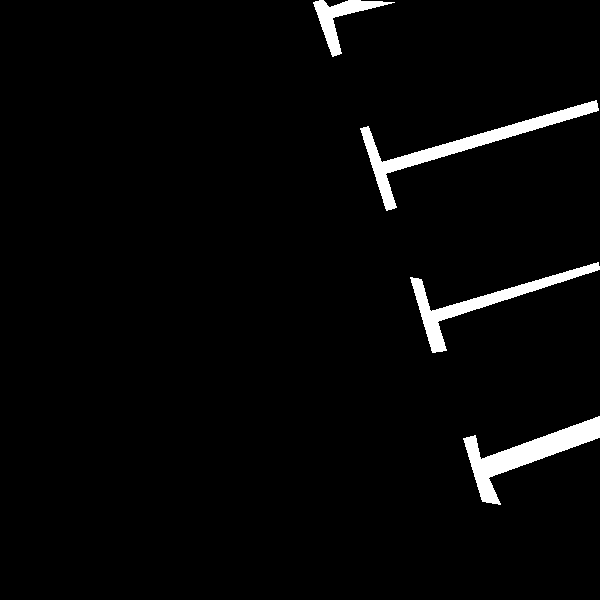
#> input picture data/20161102-161.png, 600 x 600 px
$ python gen_parklot.py
#> lines starting #> are read from the running program, lines starting #| are printed output that depends on the picture; after the words box and inside, x2 and y2 are one past the last pixel; in counts of white or black regions, pixels touching at a corner belong together
# -*- coding: utf-8 -*-
"""
Created on Thu Oct 16 13:27:08 2025

@author: guweihua
"""
import cv2
import os
import random
import numpy as np
from image_shape_change import apply_distortion_fast, apply_wavy_squeeze_fast, apply_distortion
from image_color_change import change_slot_color
import matplotlib.pyplot as plt


def gen_single_rectparklot_mask( size = (50,100), lin_width = 10 , slot_type = 'half_closed_vertical'  ):
    #position = (c_x, c_y, angle)
    #size = (w,h)

    bg_width = size[0]
    bg_height = size[1]
    slot_image =  np.ones((bg_height, bg_width,  3), dtype=np.uint8) * 255
    #slot_type ='corner'

    if slot_type =='closed':
        pt0_out = (0,0)
        pt1_out = (bg_width,0)
        pt2_out = (bg_width, bg_height)
        pt3_out = (0, bg_height)

        pt0_inner = (lin_width, lin_width)
        pt1_inner = (bg_width - lin_width , lin_width)
        pt2_inner = (bg_width - lin_width , bg_height - lin_width)
        pt3_inner = (lin_width, bg_height- lin_width)

        pts_inner = np.array([pt0_inner, pt1_inner, pt2_inner, pt3_inner], np.int32)
        pts_inner = pts_inner.reshape((-1, 1, 2))
        img_with_polygon = cv2.fillPoly(slot_image, [pts_inner],  color=(0,0,0))


    elif slot_type == 'half_closed_vertical':
        #
        half_len = bg_width // 4
        pt0_out = (0,0)
        pt1_out = (bg_width,0)
        pt2_out = (bg_width, bg_height)
        pt3_out = (0, bg_height)

        pt0_inner = (lin_width, lin_width)
        pt1_inner = (bg_width - lin_width , lin_width)
        pt2_inner = (bg_width - lin_width , bg_height - lin_width)
        pt3_inner = (lin_width, bg_height- lin_width)
        pts_inner = np.array([pt0_inner, pt1_inner, pt2_inner, pt3_inner], np.int32)
        pts_inner = pts_inner.reshape((-1, 1, 2))
        img_with_polygon = cv2.fillPoly(slot_image, [pts_inner],  color=(0,0,0))

        pt0_inner1 = (half_len, 0)
        pt1_inner1 = ( bg_width - half_len , 0)
        pt2_inner1 = (bg_width - half_len   , bg_height - lin_width)
        pt3_inner1 = (half_len, bg_height- lin_width)
        pts_inner1 = np.array([pt0_inner1, pt1_inner1, pt2_inner1, pt3_inner1], np.int32)
        pts_inner1 = pts_inner1.reshape((-1, 1, 2))
        img_with_polygon = cv2.fillPoly(img_with_polygon, [pts_inner1],  color=(0,0,0))

    elif slot_type == 'half_closed_horizon':
        #
        half_len = bg_height // 4

        pt0_out = (0,0)
        pt1_out = (bg_width,0)
        pt2_out = (bg_width, bg_height)
        pt3_out = (0, bg_height)

        pt0_inner = (lin_width, lin_width)
        pt1_inner = (bg_width - lin_width , lin_width)
        pt2_inner = (bg_width - lin_width , bg_height - lin_width)
        pt3_inner = (lin_width, bg_height- lin_width)
        pts_inner = np.array([pt0_inner, pt1_inner, pt2_inner, pt3_inner], np.int32)
        pts_inner = pts_inner.reshape((-1, 1, 2))
        img_with_polygon = cv2.fillPoly(slot_image, [pts_inner],  color=(0,0,0))

        pt0_inner1 = (0, half_len)
        pt1_inner1 = (bg_width - lin_width, half_len)
        pt2_inner1 = (bg_width - lin_width,   bg_height - half_len  )
        pt3_inner1 = (0, bg_height - half_len)
        pts_inner1 = np.array([pt0_inner1, pt1_inner1, pt2_inner1, pt3_inner1], np.int32)
        pts_inner1 = pts_inner1.reshape((-1, 1, 2))
        img_with_polygon = cv2.fillPoly(img_with_polygon, [pts_inner1],  color=(0,0,0))

    elif slot_type == 'open':
        #U shape slot
        pt0_out = (0,0)
        pt1_out = (bg_width,0)
        pt2_out = (bg_width, bg_height)
        pt3_out = (0, bg_height)

        pt0_inner = (lin_width, 0)
        pt1_inner = (bg_width - lin_width , 0)
        pt2_inner = (bg_width - lin_width , bg_height - lin_width)
        pt3_inner = (lin_width, bg_height- lin_width)

        pts_inner = np.array([pt0_inner, pt1_inner, pt2_inner, pt3_inner], np.int32)
        pts_inner = pts_inner.reshape((-1, 1, 2))
        img_with_polygon = cv2.fillPoly(slot_image, [pts_inner],  color=(0,0,0))
    elif slot_type == 'open_horizon':
        #U shape slot
        pt0_out = (0,0)
        pt1_out = (bg_width,0)
        pt2_out = (bg_width, bg_height)
        pt3_out = (0, bg_height)

        pt0_inner = (0, lin_width)
        pt1_inner = (bg_width - lin_width , lin_width)
        pt2_inner = (bg_width - lin_width , bg_height - lin_width)
        pt3_inner = (0, bg_height- lin_width)

        pts_inner = np.array([pt0_inner, pt1_inner, pt2_inner, pt3_inner], np.int32)
        pts_inner = pts_inner.reshape((-1, 1, 2))
        img_with_polygon = cv2.fillPoly(slot_image, [pts_inner],  color=(0,0,0))
    elif slot_type == 'corner':
        #only corner
        half_len = bg_width // 4

        pt0_out = (0,0)
        pt1_out = (bg_width,0)
        pt2_out = (bg_width, bg_height)
        pt3_out = (0, bg_height)

        pt0_inner = (lin_width, lin_width)
        pt1_inner = (bg_width - lin_width , lin_width)
        pt2_inner = (bg_width - lin_width , bg_height - lin_width)
        pt3_inner = (lin_width, bg_height- lin_width)
        pts_inner = np.array([pt0_inner, pt1_inner, pt2_inner, pt3_inner], np.int32)
        pts_inner = pts_inner.reshape((-1, 1, 2))
        img_with_polygon = cv2.fillPoly(slot_image, [pts_inner],  color=(0,0,0))

        pt0_inner1 = (0, half_len)
        pt1_inner1 = (bg_width , half_len)
        pt2_inner1 = (bg_width ,   bg_height - half_len  )
        pt3_inner1 = (0,  bg_height - half_len)
        pts_inner1 = np.array([pt0_inner1, pt1_inner1, pt2_inner1, pt3_inner1], np.int32)
        pts_inner1 = pts_inner1.reshape((-1, 1, 2))
        img_with_polygon = cv2.fillPoly(img_with_polygon, [pts_inner1],  color=(0,0,0))

        pt0_inner1 = ( half_len, 0)
        pt1_inner1 = ( bg_width - half_len , 0)
        pt2_inner1 = ( bg_width - half_len  , bg_height )
        pt3_inner1 = ( half_len, bg_height)
        pts_inner1 = np.array([pt0_inner1, pt1_inner1, pt2_inner1, pt3_inner1], np.int32)
        pts_inner1 = pts_inner1.reshape((-1, 1, 2))
        img_with_polygon = cv2.fillPoly(img_with_polygon, [pts_inner1],  color=(0,0,0))

    slot_image = img_with_polygon
    return slot_image

def rotate_image(image, angle, center=None, scale=1.0):
    """
    旋转整张图像或指定中心点的图像部分。

    参数:
        image: 输入图像。
        angle: 旋转的角度，正值表示逆时针方向。
        center: 可选，旋转中心点 (x, y)。默认为图像的中心。
        scale: 缩放因子，默认为1.0，即不缩放。
    返回:
        rotated: 旋转后的图像。
    """
    # 获取图像尺寸
    (h, w) = image.shape[:2]

    if center is None:
        center = (w // 2, h // 2)

    # 获取旋转矩阵
    rotation_matrix = cv2.getRotationMatrix2D(center, angle, scale)

    # 计算新的边界尺寸
    abs_cos = abs(rotation_matrix[0, 0])
    abs_sin = abs(rotation_matrix[0, 1])

    # 计算新边界宽度和高度
    bound_w = int(h * abs_sin + w * abs_cos)
    bound_h = int(h * abs_cos + w * abs_sin)

    # 调整旋转矩阵以考虑平移
    rotation_matrix[0, 2] += bound_w / 2 - center[0]
    rotation_matrix[1, 2] += bound_h / 2 - center[1]

    # 应用仿射变换
    rotated = cv2.warpAffine(image, rotation_matrix, (bound_w, bound_h))

    return rotated

# [114 lines left out: functions gen_slantparklot_mask, random_crop_with_mask, gen_texture, mask_shape_augment, not called in this run]


def overlay_and_crop(background_img, overlay_img, x_offset, y_offset):
    """
    将小图叠加到大图上的指定位置，并裁剪超出大图边缘的部分。

    """
    # 读取背景图片和需要叠加的小图


    bg_height, bg_width = background_img.shape[:2]
    ov_height, ov_width = overlay_img.shape[:2]

    new_image = np.zeros(( bg_height *3, bg_width * 3, background_img.shape[2]))


    ba_ofx = bg_width
    ba_ofy = bg_height

    new_image[ba_ofy: ba_ofy + bg_height, ba_ofx:ba_ofx + bg_width ] = background_img

    new_image[ ba_ofy+ y_offset: ba_ofy + y_offset + ov_height,  ba_ofx + x_offset : ba_ofx + x_offset + ov_width ] = overlay_img

    out_image = new_image[ba_ofy: ba_ofy + bg_height, ba_ofx:ba_ofx + bg_width ]
    return out_image

def gen_slot_maskpsv(background_image):
    back_img = np.zeros_like(background_image )
    rect_img = np.zeros_like(background_image )

    bg_height, bg_width = background_image.shape[:2]
    slot_heigh = 500 // 2
    slot_width = 250 // 2
    slot_line_w = 20 // 2

    slot_num = bg_height // slot_width
    slot_positions = []
    offset_ = 10
    for i in range(slot_num):
        slot_position_x =  0  #-slot_heigh  // 3
        slot_position_y = i * (slot_width - slot_line_w) + offset_
        slot_positions.append([slot_position_x, slot_position_y])

    for position in slot_positions:
        slot_image = gen_single_rectparklot_mask( size = (slot_width,slot_heigh), lin_width = slot_line_w , slot_type = 'half_closed_vertical'  )
        slot_image = rotate_image(slot_image, -90)

        rect_img = overlay_and_crop(rect_img, slot_image,x_offset= position[0], y_offset= position[1])

    rect_img = rotate_image(rect_img, 15)

    out_img = overlay_and_crop (back_img, rect_img,x_offset= - bg_width //4, y_offset= 0  )

    return out_img

if __name__ == "__main__":
    img = cv2.imread('data/20161102-161.png')
#> img is the input picture: shape (600, 600, 3); values 0 (black) and 1 (white), 3.1% white; 4 white regions, box (x1, y1, x2, y2) and area: (360, 100, 599, 211) 3569, (463, 416, 600, 505) 3466, (410, 262, 600, 353) 2739, (313, 0, 395, 57) 1291
    bg_height, bg_width = img.shape[:2]
#> bg_height = 600; bg_width = 600
    #tes_img = cv2.resize(img, (bg_height //2, bg_width//2))
    #outimg = overlay_and_crop(img, tes_img, x_offset = 0, y_offset = 0)
    outimg =   gen_slot_maskpsv(img)
#> after the loop in gen_slot_maskpsv, `for position in slot_positions:`:
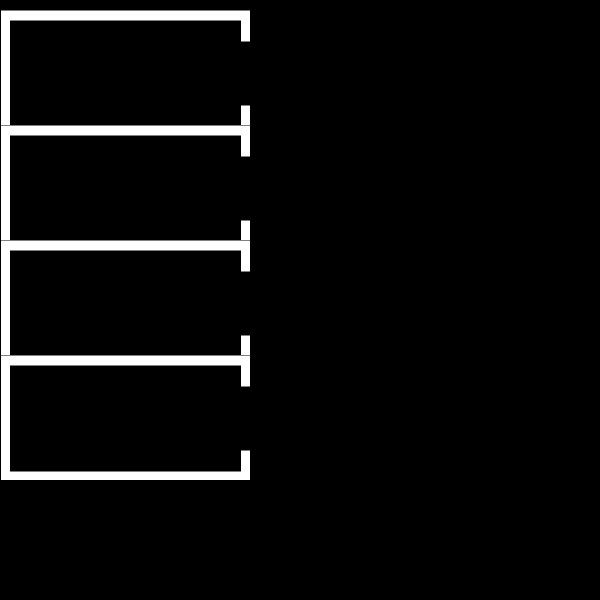
#> rect_img: shape (600, 600, 3) float64; min 0, max 255, mean 12.3
#> in rotate_image (call 5), `rotated = cv2.warpAffine(image, rotation_matrix, (bound_w, bound_h))`:
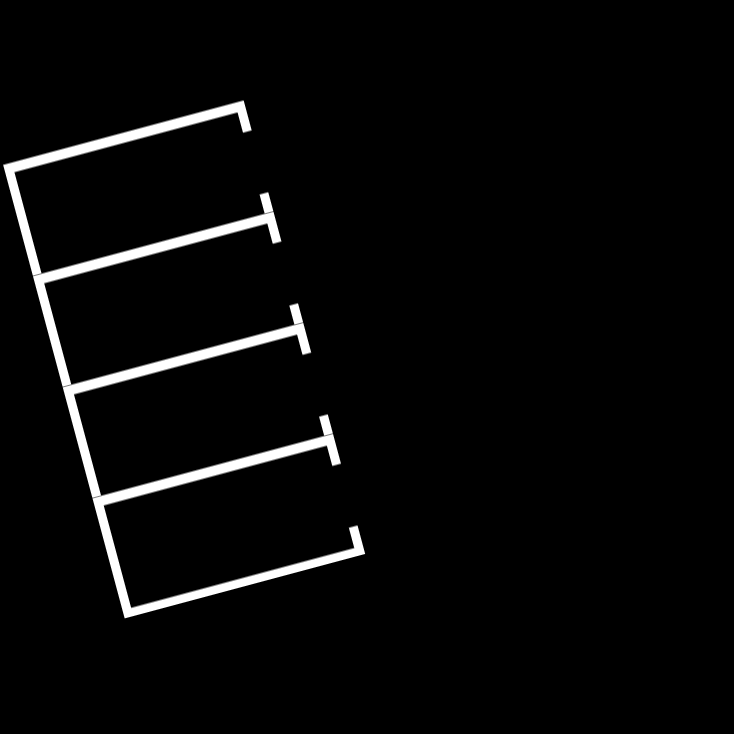
#> rotated: shape (734, 734, 3) float64; min 0, max 255, mean 8.2
#> in overlay_and_crop (call 5), `new_image[ba_ofy: ba_ofy + bg_height, ba_ofx:ba_ofx + bg_width ] = bac..`: new_image: shape (1800, 1800, 3) float64; every value is 0
#> in overlay_and_crop (call 5), `new_image[ ba_ofy+ y_offset: ba_ofy + y_offset + ov_height,  ba_ofx + ..`:
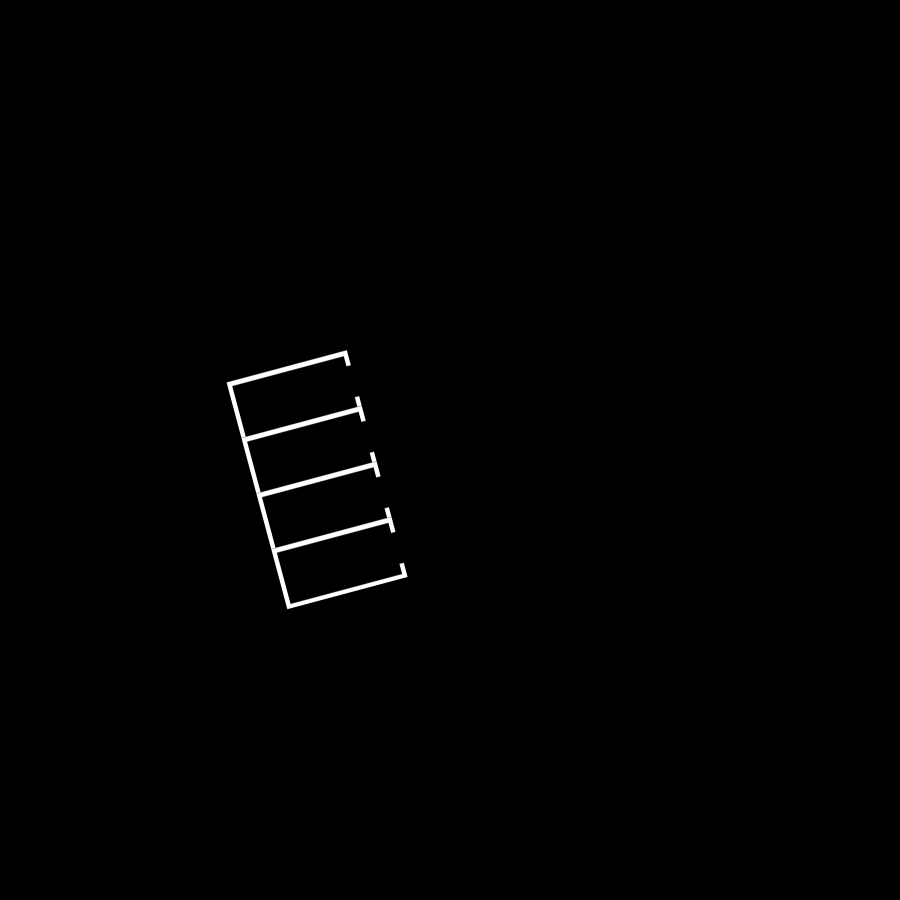
#> new_image: shape (1800, 1800, 3) float64 (shown at 1/2 size); min 0, max 255, mean 1.4
#> in overlay_and_crop (call 5), `out_image = new_image[ba_ofy: ba_ofy + bg_height, ba_ofx:ba_ofx + bg_w..`:
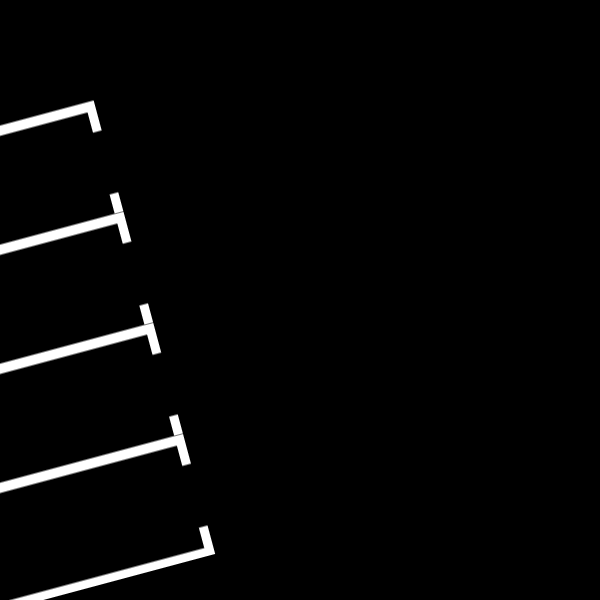
#> out_image: shape (600, 600, 3) float64; min 0, max 255, mean 6.3
#> in gen_slot_maskpsv, `out_img = overlay_and_crop (back_img, rect_img,x_offset= - bg_width //..`: back_img: shape (600, 600, 3); every value is 0
    outimg = outimg / 255
    outimg = outimg.astype(np.uint8)
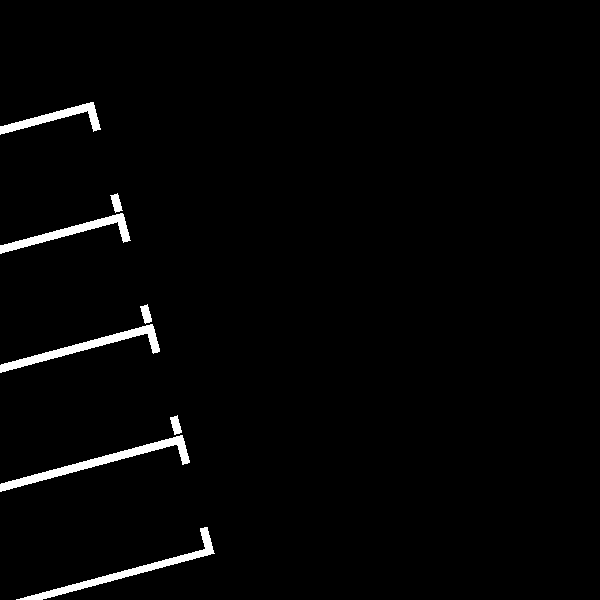
#> outimg: shape (600, 600, 3); values 0 (black) and 1 (white), 2% white; 8 white regions, largest, box (x1, y1, x2, y2) and area: (0, 435, 190, 492) 1697, (16, 527, 215, 600) 1521, (0, 324, 160, 373) 1449
    #gen_slot_maskpsv(img)
    cv2.imwrite('data/multi_slotmask.png',outimg)
    plt.imshow(outimg)
    plt.show()

$ run again, with data/pano004220.png copied over data/20161102-161.png
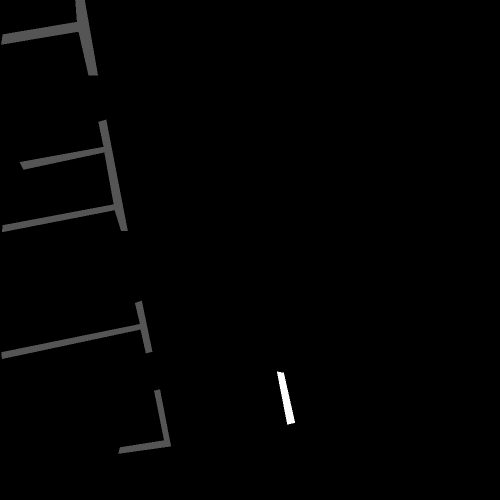
#> input picture data/pano004220.png, 1000 x 1000 px (shown at 1/2 size)
#> img is the input picture: shape (1000, 1000, 3); min 0, max 3, mean 0.0275
#> after the loop in gen_slot_maskpsv, `for position in slot_positions:`:
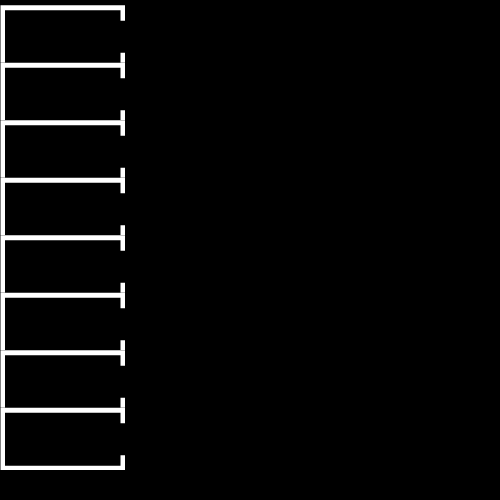
#> rect_img: shape (1000, 1000, 3) float64 (shown at 1/2 size); min 0, max 255, mean 8.3
#> back_img: shape (1000, 1000, 3); every value is 0
#> `outimg = outimg.astype(np.uint8)`:
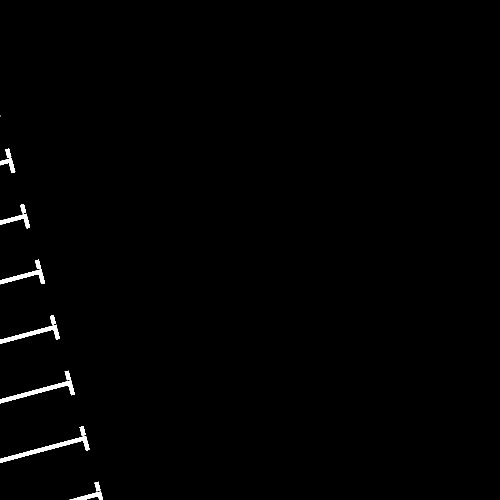
#> outimg: shape (1000, 1000, 3) (shown at 1/2 size); values 0 (black) and 1 (white), 0.74% white; 15 white regions (1 under 20 px), largest, box (x1, y1, x2, y2) and area: (0, 872, 180, 926) 1608, (0, 761, 150, 807) 1360, (0, 649, 120, 688) 1115
